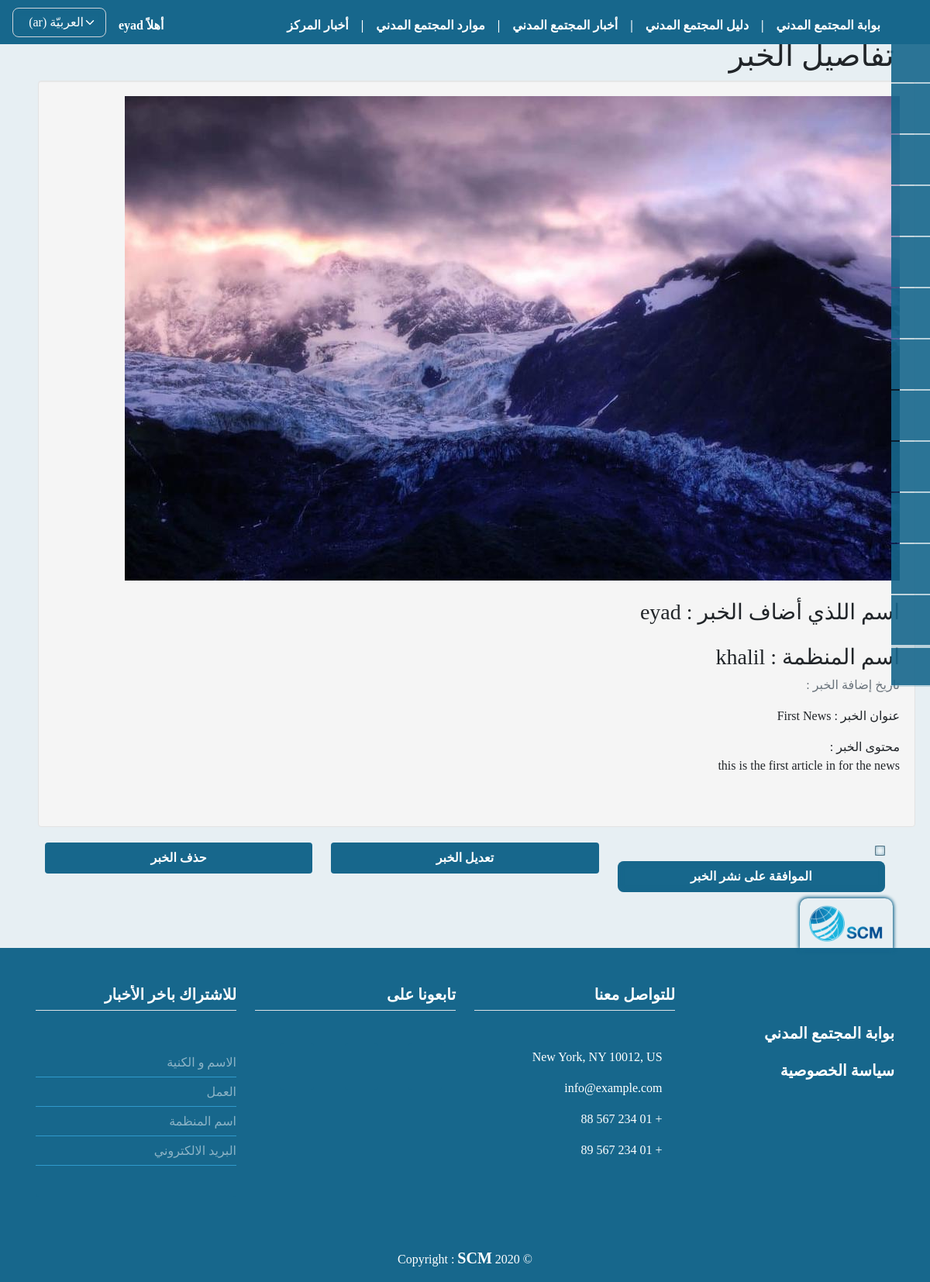
/news_detail/1 (signed in), run on an earlier commit of the app's database.
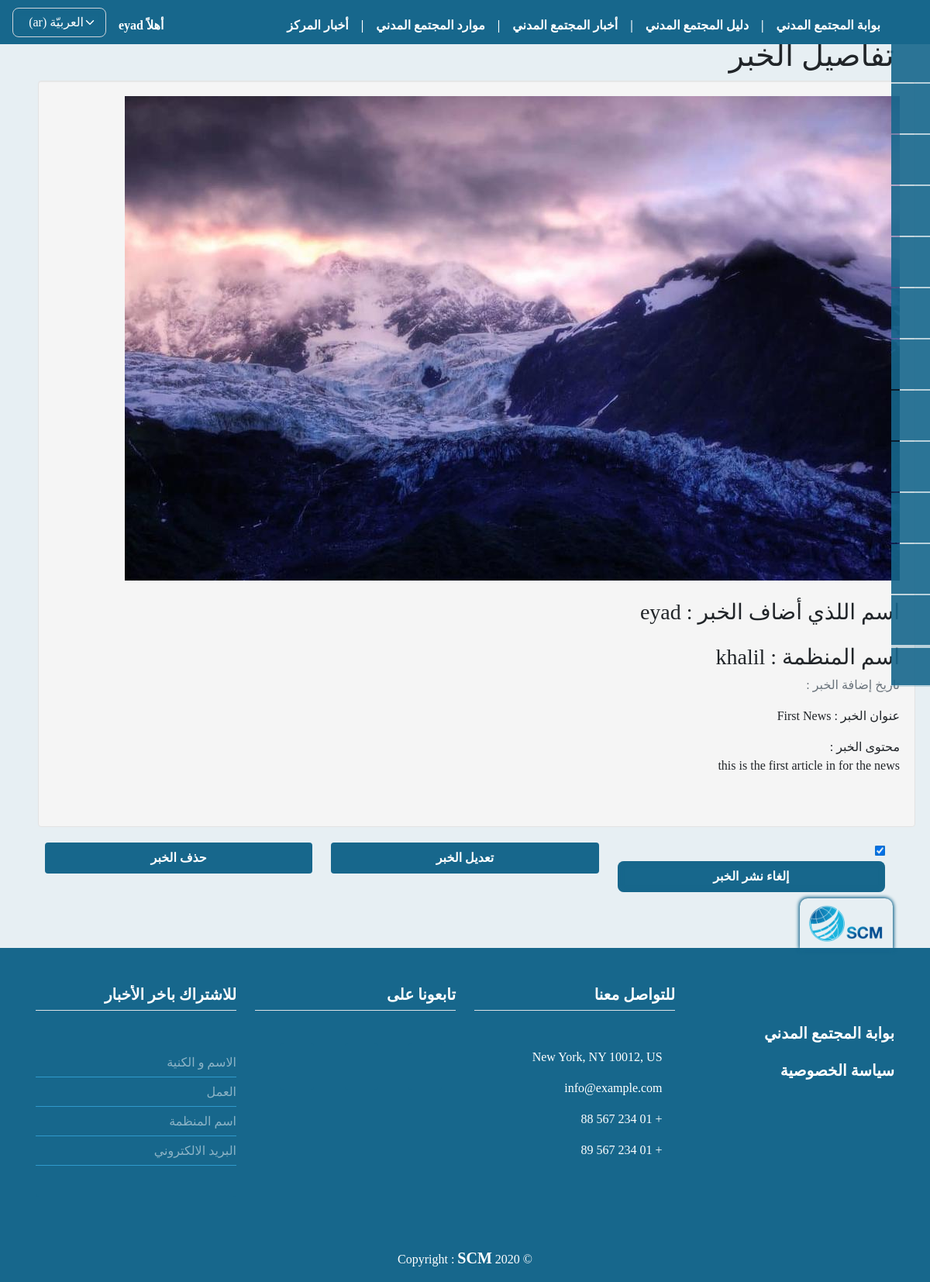
And on a later commit of the database.
### orgs/models.py (models this page shows, shortened)
class OrgNews(models.Model):
    user = models.ForeignKey(
        User, on_delete=models.CASCADE)
    org_name = models.ForeignKey(
        OrgProfile, on_delete=models.CASCADE, null=False, blank=True)
    title = models.CharField(max_length=255, null=False,
                             verbose_name=_('عنوان الخبر'))
    content = models.TextField(
        max_length=5000, null=False, verbose_name=_('تفاصيل الخبر'))
    image = models.ImageField(upload_to="news_images",
                              null=False, default='news_images/article_img.jpg', verbose_name=_("صورة الخبر"))
    publish = models.BooleanField(default=False)
    created_at = models.DateTimeField(auto_now_add=True)
    published_at = models.DateTimeField(blank=True, null=True, default=None)
    updated_at = models.DateTimeField(blank=True, null=True, default=None)

class OrgProfile(models.Model):
    type_CHOICES = (
        ('establishment', _('مؤسسة')),
        ('org', _('جمعية أو منظمة')),
        ('team', _('مبادرة / فريق')),
        ('union', _('اتحاد / تحالف / تجمع')),
        ('group', _('لجنة / تنسيقية / مجموعة'))
    )
    city_CHOICES = (
        ('aleppo', _('حلب')),
        ('damascus', _('دمشق')),
        ('suburb of damascus', _('ريف دمشق')),
        ('daraa', _('درعا')),
        ('deir ez-Zor', _('دير الزور')),
        ('hama', _('حماه')),
        ('al-Hasakah', _('الحسكة')),
        ('homs', _('حمص')),
        ('idlib', _('إدلب')),
        ('latakia', _('اللاذقية')),
        ('quneitra', _('القنيطرة')),
        ('raqqa', _('الرقة')),
        ('as-Suwayda', _('السويداء')),
        ('tartus', _('طرطوس')),
    )
    domain_CHOICES = (
        ('Media', _('إعلام')),
        ('Education', _('تعليم')),
        ('Protection', _('حماية')),
        ('Livelihoods and food security', _('سبل العيش والأمن الغذائي')),
        ('Project of clean ,water, sanitation ', _(
            'مشاريع النظافة والمياه والصرف الصحي')),
        ('Development', _('تنمية')),
        ('Law, suport, policy', _('قانون و مناصرة و سیاسة')),
        ('Donors and support volunteering', _('مانحین و دعم العمل التطوعي')),
        ('Religious org', _('منظمات دینیة')),
        ('Prof association and assembles', _('تجمعات و اتحادات مھنیة')),
        ('Health', _('صحة')),
        ('Studies and research', _('دراسات وأبحاث')),
        ('Other', _('أخرى')),
    )
    target_CHOICES = (
        ('No category selected', _('لا يوجد فئة محددة')),
        ('womans', _('نساء')),
        ('Mans', _('رجال')),
        ('Youth 18-24', _('شباب 18-24')),
        ('Child 0-18', _('أطفال 0-18')),
        ('Religious groups', _('مجموعات دینیة')),
        ('Ethnic groups', _('مجموعة عرقیة')),
        ('Persons lacking breadwinner ', _('فاقدي المعیل')),
        ('Handicapped', _('ذوي الاحتیاجات الخاصة')),
        ('Refugees', _('لاجئین')),
        ('Displaced', _('نازحین')),
        ('Returned', _('عائدین')),
        ('Other civil society organizations', _('منظمات مجتمع مدني اخرى')),
        ('Other', _('أخرى')),
    )
    bool_CHOICES = (
        ('0', _('لا')),
        ('1', _('نعم')),
    )
    polic_CHOICES = (
        ('No', _('لا يوجد')),
        ('Code of conduct', _('مدونة السلوك')),
        ('Child protection', _('حماية الطفل')),
        ('Anti-corruption', _('مكافحة الفساد')),
        ('Human resources policy', _('سياسة الموارد البشرية')),
        ('Procurement policy', _('سياسة المشتريات')),
        ('Volunteering policy', _('سياسة التطوع')),
        ('Anti-harassment Policy', _('سياسة منع التحرش')),
        ('Financial policy', _('السياسة المالية')),
        ('Equipment use Policy', _('سياسة استخدام المعدات')),
        ('privacy policy', _('سياسة الخصوصية')),
        ('Other', _('أخرى')),
    )
    user = models.ForeignKey(
        User, on_delete=models.CASCADE)
    name = models.CharField(max_length=255, null=False,
                            verbose_name=_("اسم المنظمة"))
    name_en_ku = models.CharField(max_length=255, null=True, blank=True,
                                  verbose_name=_("اسم المنظمة باللغة الانكليزية أو الكردية"))
    short_cut = models.CharField(
        max_length=255, null=True, blank=True, verbose_name=_("الاسم المختصر"))
    org_type = models.CharField(
        max_length=150, null=False, choices=type_CHOICES, verbose_name=_("نوع المنظمة"))
    position_work = CountryField(
        max_length=255, null=False, verbose_name=_("مكان العمل"))
    city_work = models.CharField(
        max_length=150, choices=city_CHOICES, null=True, blank=True, verbose_name=_("المحافظة"))
    logo = models.ImageField(upload_to="org_logos",
                             null=False, default='org_logos/default_logo.jpg', verbose_name=_("شعار المنظمة"))
    message = models.TextField(
        max_length=2000, null=False, verbose_name=_("الرؤية و الرسالة"))
    name_managing_director = models.CharField(
        max_length=255, null=True, blank=True, verbose_name=_("اسم رئيس مجلس اﻹدارة"))
    name_ceo = models.CharField(
        max_length=255, null=True, blank=True, verbose_name=_('اسم المدير التنفيذي'))
    site_web = models.URLField(
        max_length=255, null=True, blank=True, verbose_name=_('الموقع الالكتروني'))
    facebook = models.URLField(
        max_length=255, null=True, blank=True, verbose_name=_('صفحة فيسبوك'))
    twitter = models.URLField(
        max_length=255, null=True, blank=True, verbose_name=_('صفحة تويتر'))
    email = models.EmailField(max_length=255, null=True,
                              blank=True, verbose_name=_('البريد الاكتروني'))
    phone = models.CharField(max_length=100, null=True,
                             blank=True, verbose_name=_('رقم الهاتف'))
    name_person_contact = models.CharField(
        max_length=255, null=True, blank=True, verbose_name=_('اسم الشخص المسؤول عن التواصل'))
    email_person_contact = models.EmailField(
        max_length=255, null=True, blank=True, verbose_name=_('البريد الاكتروني للشخص المسؤول عن التواصل'))
    org_adress = models.CharField(
        max_length=255, null=False, verbose_name=_('عنوان المقر الرئيسي'))
    work_domain = models.CharField(
        max_length=255, choices=domain_CHOICES, null=False, verbose_name=_('مجال العمل'))
    target_cat = models.CharField(
        max_length=255, null=False, choices=target_CHOICES, verbose_name=_('الفئات المستهدفة'))
    date_of_establishment = models.CharField(
        max_length=150, null=True, blank=True, verbose_name=_('تاريخ سنة التأسيس'))
    is_org_registered = models.CharField(
        max_length=100, null=False, choices=bool_CHOICES, verbose_name=_('هل المنظمة مسجلة ؟'))
    org_registered_country = CountryField(
        max_length=255, null=True, blank=True, verbose_name=_("بلد التسجيل"))
    org_members_count = models.PositiveIntegerField(
        validators=[MinValueValidator(1)], null=True, blank=True, verbose_name=_('عدد اﻷعضاء'))
    org_members_womans_count = models.PositiveIntegerField(
        validators=[MinValueValidator(1)], null=True, blank=True, verbose_name=_('عدد النساء من اﻷعضاء'))
    w_polic_regulations = models.CharField(
        max_length=200, null=False, choices=polic_CHOICES, verbose_name=_('السياسات واللوائح المكتوبة'))
    org_member_with = models.CharField(max_length=100, null=True, blank=True, choices=bool_CHOICES, verbose_name=_(
        'ھل المؤسسة عضو في اي شبكة او تحالف او جسم تنسیقي؟'))
    coalition_name = models.CharField(
        max_length=255, null=True, blank=True, verbose_name=_('اسم الشبكة / التحالف'))
    publish = models.BooleanField(default=False)
    created_at = models.DateTimeField(auto_now_add=True)
    published_at = models.DateTimeField(blank=True, null=True, default=None)
    updated_at = models.DateTimeField(blank=True, null=True, default=None)
    def __str__(self):
        if self.user:
            return self.user.username

### orgs/views.py (the view)
# urls.py: path('news_detail/<str:news_id>', views.news_detail, name="news_detail"),
def news_detail(request, news_id):
    new = get_object_or_404(OrgNews, id=news_id)
    if request.method == 'POST':
        form = NewsConfirmForm(request.POST or None, instance=new)
        if form.is_valid():
            at = form.save(commit=False)
            at.published_at = datetime.utcnow()
            at.save()
            messages.success(request, _(
                'لقد تم تغيير حالة الخبر بنجاح'))
            return redirect('orgs_news')
    else:
        form = NewsConfirmForm(instance=new)
    context = {
        'new': new,
        'form': form,
    }
    return render(request, 'orgs/news/orgs_news_detail.html', context)

### orgs/forms.py
class NewsConfirmForm(forms.ModelForm):
    class Meta:
        model = OrgNews
        fields = [
            'publish',
        ]

### templates/orgs/news/orgs_news_detail.html (shortened to what this page needs)
{% extends 'base.html' %}
{% load static i18n %}
{% block content %}
<div class="row justify-content-center mt-4 pt-4">
  <h1> {% trans 'تفاصيل الخبر' %} </h1>
  <div class="span1 well">
    <a href="">
      <img src="{{ new.image.url }}" name="{{ new.title }}" title="{{ new.title }}" alt="{{ new.title }}"></a>
    {% if request.user.is_authenticated and request.user.is_superuser %}
    <h3 class="mt-4"> {% trans "اسم اللذي أضاف الخبر" %} : {{ new.user }}</h3>
    {% endif %}
    <h3 class="mt-4"> {% trans "اسم المنظمة" %} : {{ new.org_name }}</h3>
    <span class="text-muted">{% trans "تاريخ إضافة الخبر" %} : {{ new.date_published }} </span>
    <p class="mt-3"> {% trans "عنوان الخبر" %} : {{ new.title }}</p>
    <p> {% trans "محتوى الخبر" %} : <br> {{ new.content }}</p>
  </div>
  <div class="row">
      <div class="col">
        {% if request.user.is_authenticated and request.user.is_superuser %}
        {% if new.publish == False %}
        <form action="" class="confirm" method="post">
          {% csrf_token %} {{form.publish}}
          <div class="form-group">
            <input type="submit" id="org_confirm_btn" class="btn btn-block"
              value="{% trans 'الموافقة على نشر الخبر' %}" />
          </div>
        </form>
        {% elif new.publish == True %}
        <form action="" class="deconfirm" method="post">
          {% csrf_token %} {{form.publish}}
          <div class="form-group">
            <input type="submit" id="org_deconfirm_btn" class="btn btn-block" value="{% trans 'إلغاء نشر الخبر' %}" />
          </div>
        </form>
        {% endif %}
        {% endif %}
      </div>
        {% if request.user == new.user  or request.user.is_superuser %}
        <div class="col">
          <a href="{% url 'news_edit' new.id %}" class="btn btn-block"> {% trans 'تعديل الخبر' %} </a>
        </div>
        <div class="col">
          <a href="{% url 'news_delete' new.id %}" class="btn btn-block"> {% trans 'حذف الخبر' %} </a>
        </div>
      {% endif %}
    </div>
</div>
{% endblock %}

What changed in the data, as far as the page shows it:
changed OrgNews "First News": publish "☐" → "☑"
Also different on the page:
form field trans: (not shown) → "إلغاء نشر الخبر"
form field trans: "الموافقة على نشر الخبر" → (not shown)
